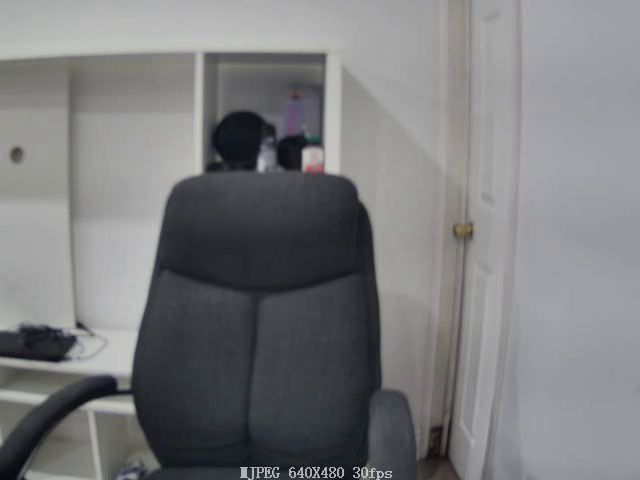
#> input picture frame 16 of Motion Detection/Thief_Detection.mp4, 640 x 480 px, given in place of the camera
$ jupyter execute Syed_Hamza_Thief_Detector.ipynb   (text cells are left out)
#> lines starting #> are read from the running program, lines starting #| are printed output that depends on the picture; after the words box and inside, x2 and y2 are one past the last pixel; in counts of white or black regions, pixels touching at a corner belong together
[cell 1]
# Imports
import cv2
import time

[cell 2]
# Capture video from webcam
video_capture = cv2.VideoCapture(0)

[cell 3]
# Function to capture the first frame and convert it to grayscale
def capture_first_frame(video_capture):

    ret, background = video_capture.read()
#> background is the input picture: shape (480, 640, 3); mean B, G, R 125.4, 123.8, 123.2

    # Check if the frame was successfully read
    if not ret:
        print("Error: Unable to read the first frame.")
        exit()

    # Convert the first frame to grayscale
    background_gray = cv2.cvtColor(background, cv2.COLOR_BGR2GRAY)

    return background_gray

[cell 4]
# Function to calculate absolute difference between frames
# note: will be implemented in frame processing function

def calculate_absolute_difference(background_gray, frame_gray):
    return cv2.absdiff(background_gray, frame_gray)
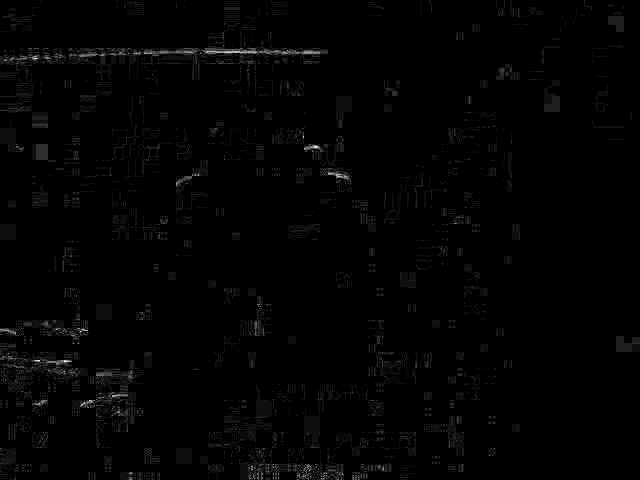
#> returned value: shape (480, 640); min 0, max 16, mean 0.201; drawn with min black and max white

[cell 5]
# Function to apply thresholding to the difference image
# note: will be implemented in frame processing function

def apply_threshold(diff):
    _, thresholded = cv2.threshold(diff, 25, 255, cv2.THRESH_BINARY)
#> thresholded: shape (480, 640); every value is 0
    return thresholded

[cell 6]
# Function to find contours in the thresholded image
# note: will be implemented in frame processing function

def find_contours(thresholded):
    contours, _ = cv2.findContours(thresholded, cv2.RETR_EXTERNAL, cv2.CHAIN_APPROX_SIMPLE)
#> contours = []
    return contours

[cell 7]
# Function to detect intruder and draw rectangle
def intruder_detection(frame, contour):

    area = cv2.contourArea(contour)

    if area > 1000:
        # Places red rectangle around the intruder
        x, y, w, h = cv2.boundingRect(contour)

        cv2.rectangle(frame, (x, y), (x + w, y + h), (0, 0, 255), 2)
        cv2.putText(frame, "UNSAFE", (x, y - 10), cv2.FONT_HERSHEY_SIMPLEX, 0.9, (0, 0, 255), 2)

        print("MOTION DETECTED !!!")

    else:
        print("No motion detected")

[cell 8]
# Frame processing is implemented into the main function

def process_frame(video_capture, background_gray, video_writer):
    ret, frame = video_capture.read()

    if not ret:
        print("Error while reading frame.")
        return

    frame_gray = cv2.cvtColor(frame, cv2.COLOR_BGR2GRAY)
    diff = calculate_absolute_difference(background_gray, frame_gray)
    thresholded = apply_threshold(diff)
    contours = find_contours(thresholded)
#> contours = []

    for contour in contours:
        intruder_detection(frame, contour)
#> this loop made 0 passes

    # Display the resulting frame
    cv2.imshow('Security Feed', frame)

    # Write the frame to the video file
    video_writer.write(frame)

[cell 9]
# Object release function is implemented in the main function

def release_objects(video_capture, video_writer):
    # Release the video capture object
    video_capture.release()

    # Release the video writer object
    video_writer.release()

    # Destroy all OpenCV windows
    cv2.destroyAllWindows()

[cell 10]
def main():

    # Capture video from webcam
    video_capture = cv2.VideoCapture(0)
    background_gray = capture_first_frame(video_capture)


    # Get video frame width and height
    frame_width = int(video_capture.get(cv2.CAP_PROP_FRAME_WIDTH))
    frame_height = int(video_capture.get(cv2.CAP_PROP_FRAME_HEIGHT))
    # Define the codec and create VideoWriter object
    fourcc = cv2.VideoWriter_fourcc(*'mp4v')
    video_writer = cv2.VideoWriter('Thief_Detection.mp4', fourcc, 20.0, (frame_width, frame_height))


    # Loop to continuously capture and display frames from the webcam
    while True:
        process_frame(video_capture, background_gray, video_writer)

        # Press 'q' to exit
        if cv2.waitKey(1) & 0xFF == ord('q'):
#> (key q is pressed here)

$ run again, starting later in the video
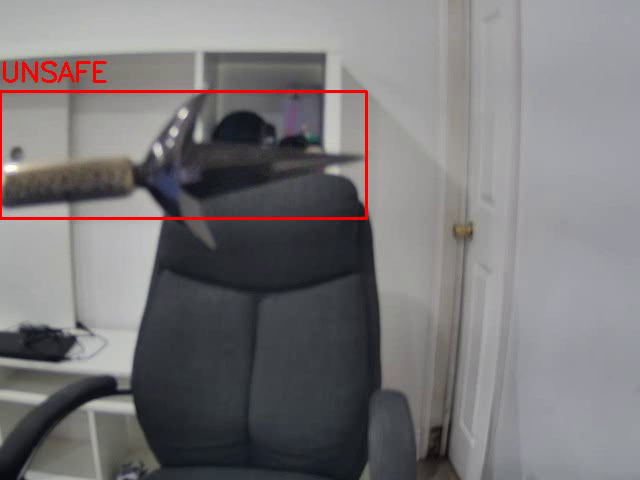
#> input picture frame 74 of Motion Detection/Thief_Detection.mp4, 640 x 480 px, given in place of the camera
#> in capture_first_frame, background is the input picture: shape (480, 640, 3); mean B, G, R 121.1, 119.3, 122
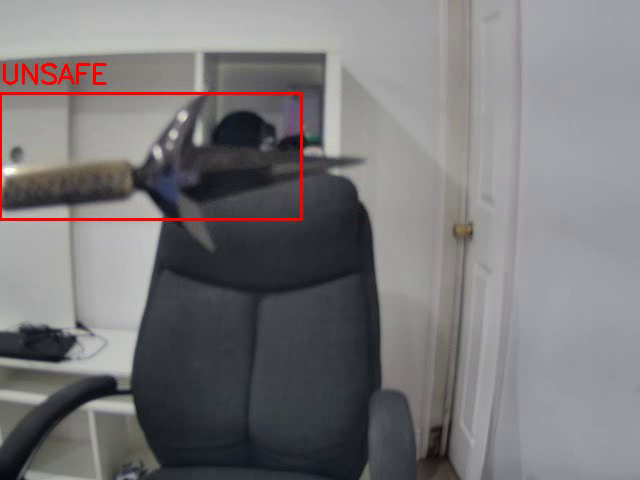
#> input picture frame 75 of Motion Detection/Thief_Detection.mp4, 640 x 480 px, given in place of the camera
#> in process_frame, frame is the input picture: shape (480, 640, 3); mean B, G, R 121.2, 119.5, 121.8
#> in apply_threshold, `_, thresholded = cv2.threshold(diff, 25, 255, cv2.THRESH_BINARY)`:
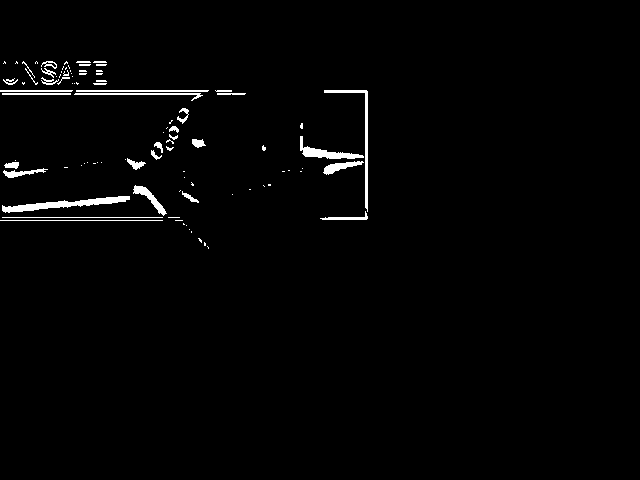
#> thresholded: shape (480, 640); 1.7% white; 96 white regions (59 under 20 px)
#> in find_contours, `contours, _ = cv2.findContours(thresholded, cv2.RETR_EXTERNAL, cv2.CHA..`: contours = 96 contours, 72 with area under 20; largest, box (x1, y1, x2, y2) and area: (2, 196, 130, 213) 640, (300, 136, 364, 159) 372, (324, 90, 368, 212) 318, (133, 185, 167, 216) 236, (323, 161, 364, 175) 204
#> the loop in process_frame, `for contour in contours:` made 96 passes
#> area in intruder_detection on passes 12, 13, 15, 19, 28, 36, 37, 40: 92, 639.5, 45, 236, 130, 58.5, 204, 78
#> (printed output is left out)
